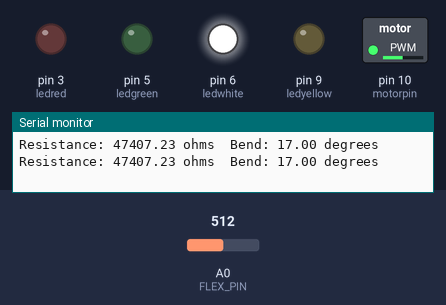
Simulated run of this sketch. Board: Arduino Uno, built with avr-gcc and run on an emulated ATmega328P. Parts: switched loads named in the sketch (green lamp = pin HIGH), output pins drawn as LEDs (lit = HIGH), the last lines printed to the serial monitor. The inputs (shaded band) are chosen by the test bench; at power-on: A0 (FLEX_PIN) = 512.

Above: at 3.9 s.
4.0 s: A0 (FLEX_PIN) set to 439
8.0 s: A0 (FLEX_PIN) set to 413
At 11.07 s:
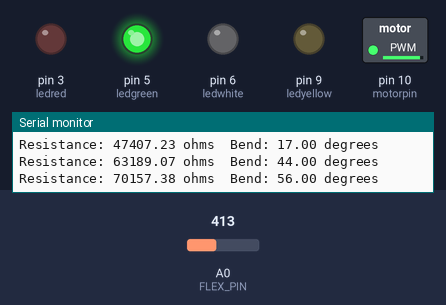
12.0 s: A0 (FLEX_PIN) set to 395
20.0 s: A0 (FLEX_PIN) set to 360
At 23.56 s:
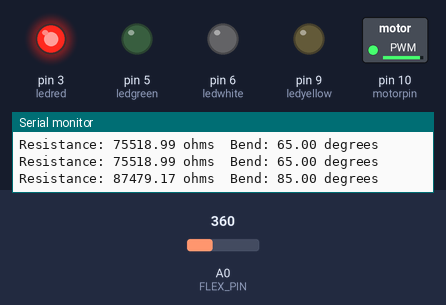
24.5 s: A0 (FLEX_PIN) set to 0
At 26.69 s:
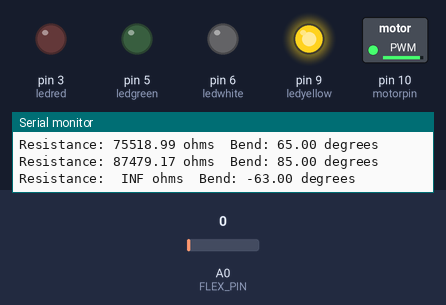
Timing chart, 0 to 29.5 s (numbered marks = the images above; inputs shaded):
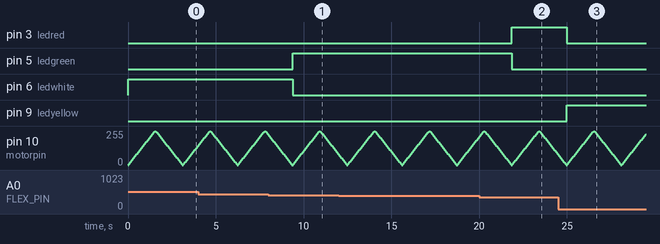

The sketch:

LED_Motorcontrol.ino
```cpp
int ledyellow = 9;
int ledwhite= 6;
int ledgreen = 5;
int ledred = 3;
int motorpin = 10;

const int FLEX_PIN = A0; // Pin connected to voltage divider output
// Measure the voltage at 5V and the actual resistance of your
// 47k resistor, and enter them below:
const float VCC = 4.98; // Measured voltage of Ardunio 5V line
const float R_DIV = 47500.0; // Measured resistance of 3.3k resistor
const float STRAIGHT_RESISTANCE = 37300.0; // resistance when straight
const float BEND_RESISTANCE = 90000.0; // resistance at 90 deg
int minBend = -20;
int maxBend = 95;

int value; //save analog value

void setup() {
  // put your setup code here, to run once:
  Serial.begin(9600);
  pinMode(FLEX_PIN, INPUT);

  pinMode(ledyellow, OUTPUT);
  pinMode (ledgreen, OUTPUT);
  pinMode(ledwhite, OUTPUT);
  pinMode (ledred, OUTPUT);
//  digitalWrite (ledyellow, LOW);
//  digitalWrite (ledgreen, LOW);
//  digitalWrite (ledwhite, LOW);
//  digitalWrite (ledred, LOW);
}

void loop() {
  // Read the ADC, and calculate voltage and resistance from it
  int flexADC = analogRead(FLEX_PIN);
  float flexV = flexADC * VCC / 1023.0;
  float flexR = R_DIV * (VCC / flexV - 1.0);
  Serial.print("Resistance: " + String(flexR) + " ohms\t");

  // Use the calculated resistance to estimate the sensor's bend angle:
  float angle = map(flexR, STRAIGHT_RESISTANCE, BEND_RESISTANCE, 0, 90.0);
  Serial.print("Bend: " + String(angle) + " degrees");
  Serial.println();

  //value = map(angle, minBend, maxBend, 0, 255);//Map value 0-1023 to 0-255 (PWM)
  //analogWrite(ledPin, value);          //Send PWM value to led

  // put your main code here, to run repeatedly:
  // tilting down
   if (angle >= 75){
    digitalWrite (ledred, HIGH);
    digitalWrite (ledgreen, LOW);
    digitalWrite (ledwhite, LOW);
    digitalWrite (ledyellow, LOW);
   }
   else if (angle >= 50 & angle < 75) {
    digitalWrite (ledred, LOW);
    digitalWrite (ledgreen, HIGH);
    digitalWrite (ledwhite, LOW);
    digitalWrite (ledyellow, LOW);
   }
   else if (angle >= 0 & angle < 50) {
    digitalWrite (ledred, LOW);
    digitalWrite (ledgreen, LOW);
    digitalWrite (ledwhite, HIGH);
    digitalWrite (ledyellow, LOW);
   }
   else {
    digitalWrite (ledred, LOW);
    digitalWrite (ledgreen, LOW);
    digitalWrite (ledwhite, LOW);
    digitalWrite (ledyellow, HIGH);
   }

   // fade in from min to max in increments of 5 points:
  for (int fadeValue = 0 ; fadeValue <= 255; fadeValue += 5) {
    // sets the value (range from 0 to 255):
    analogWrite(motorpin, fadeValue);
    // wait for 30 milliseconds to see the dimming effect
    delay(30);
  }

  // fade out from max to min in increments of 5 points:
  for (int fadeValue = 255 ; fadeValue >= 0; fadeValue -= 5) {
    // sets the value (range from 0 to 255):
    analogWrite(motorpin, fadeValue);
    // wait for 30 milliseconds to see the dimming effect
    delay(30);
  }

   }
```

Measured:
- the behaviour switches between 426 and 425 on A0 (FLEX_PIN) (found by bisection; images 0 and 1)
- the behaviour switches between 378 and 377 on A0 (FLEX_PIN) (found by bisection; images 1 and 2)
- after the input at 8.0 s, pin 5 (ledgreen): LOW → HIGH after 1.4 s; pin 6 (ledwhite): HIGH → LOW after 1.4 s
- after the input at 20.0 s, pin 3 (ledred): LOW → HIGH after 1.9 s; pin 5 (ledgreen): HIGH → LOW after 1.9 s
- after the input at 24.5 s, pin 3 (ledred): HIGH → LOW after 0.48 s; pin 9 (ledyellow): LOW → HIGH after 0.48 s
